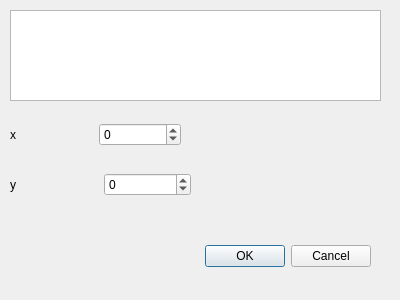
<?xml version="1.0" encoding="UTF-8"?>
<ui version="4.0">
 <class>nuevoTexto</class>
 <widget class="QDialog" name="nuevoTexto">
  <property name="geometry">
   <rect>
    <x>0</x>
    <y>0</y>
    <width>400</width>
    <height>300</height>
   </rect>
  </property>
  <property name="windowTitle">
   <string>Dialog</string>
  </property>
  <widget class="QDialogButtonBox" name="buttonBox">
   <property name="geometry">
    <rect>
     <x>30</x>
     <y>240</y>
     <width>341</width>
     <height>32</height>
    </rect>
   </property>
   <property name="orientation">
    <enum>Qt::Horizontal</enum>
   </property>
   <property name="standardButtons">
    <set>QDialogButtonBox::Cancel|QDialogButtonBox::Ok</set>
   </property>
  </widget>
  <widget class="QTextEdit" name="textEdit">
   <property name="geometry">
    <rect>
     <x>10</x>
     <y>10</y>
     <width>371</width>
     <height>91</height>
    </rect>
   </property>
  </widget>
  <widget class="QWidget" name="layoutWidget">
   <property name="geometry">
    <rect>
     <x>10</x>
     <y>170</y>
     <width>181</width>
     <height>29</height>
    </rect>
   </property>
   <layout class="QHBoxLayout" name="horizontalLayout">
    <item>
     <widget class="QLabel" name="label_2">
      <property name="text">
       <string>y</string>
      </property>
     </widget>
    </item>
    <item>
     <widget class="QSpinBox" name="spinBox_2">
      <property name="minimum">
       <number>-10000</number>
      </property>
      <property name="maximum">
       <number>10000</number>
      </property>
     </widget>
    </item>
   </layout>
  </widget>
  <widget class="QWidget" name="layoutWidget">
   <property name="geometry">
    <rect>
     <x>10</x>
     <y>120</y>
     <width>171</width>
     <height>29</height>
    </rect>
   </property>
   <layout class="QHBoxLayout" name="horizontalLayout_2">
    <item>
     <widget class="QLabel" name="label">
      <property name="text">
       <string>x</string>
      </property>
     </widget>
    </item>
    <item>
     <widget class="QSpinBox" name="spinBox">
      <property name="minimum">
       <number>-10000</number>
      </property>
      <property name="maximum">
       <number>10000</number>
      </property>
     </widget>
    </item>
   </layout>
  </widget>
 </widget>
 <resources/>
 <connections>
  <connection>
   <sender>buttonBox</sender>
   <signal>accepted()</signal>
   <receiver>nuevoTexto</receiver>
   <slot>accept()</slot>
   <hints>
    <hint type="sourcelabel">
     <x>248</x>
     <y>254</y>
    </hint>
    <hint type="destinationlabel">
     <x>157</x>
     <y>274</y>
    </hint>
   </hints>
  </connection>
  <connection>
   <sender>buttonBox</sender>
   <signal>rejected()</signal>
   <receiver>nuevoTexto</receiver>
   <slot>reject()</slot>
   <hints>
    <hint type="sourcelabel">
     <x>316</x>
     <y>260</y>
    </hint>
    <hint type="destinationlabel">
     <x>286</x>
     <y>274</y>
    </hint>
   </hints>
  </connection>
 </connections>
</ui>
